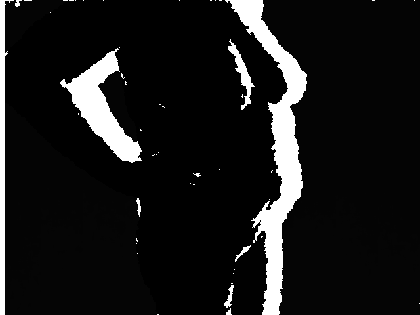
%> input picture Results/dright1.png, 420 x 315 px, shrunk from 640 x 480 before the run
$ octave OverAllTest.m   (GNU Octave 9; MATLAB toolbox functions it lacks are replaced by stand-ins)
%> lines starting %> are read from the running program, lines starting %| are printed output that depends on the picture; in (x1, y1, x2, y2) boxes, pixels count from 0 and x2, y2 are one past the last pixel; in counts of white or black regions, pixels touching at a corner belong together; the program's own positions count from 1
### getLatSeg.m
function [imOut1,imOut2] = getLatSeg(nome,plotOption,writeOut)
tic
%% Options
code=1;
%% Get Depth Image File
% [filename, pathname] = uigetfile({'*.jpg;*.png;*.gif;*.bmp', 'All Image Files (*.jpg, *.png, *.gif, *.bmp)'; ...
%                 '*.*',                   'All Files (*.*)'}, ...
%                 'Pick an image file',...
%                 'C:\Users\Ant髇io Pintor\Desktop\');
% ficheiro=strcat(pathname,filename);

pathname='C:\Users\Ant髇io Pintor\Documents\MATLAB\INESC\InescPic3d\Results\';
ficheiro=strcat(pathname,nome);
original= imread(ficheiro);
[M,N]=size(original);

if(strfind(nome,'left')>0)
    original = flip(original ,2);
    code=2;
end
if(plotOption==1)
    figure();
    imshow(original);
    title('Original Depth image');
end
%% Get 8bit version and segment from the background
img2=uint8(original./8);
imgnovo=im2bw(img2,graythresh(img2));
img4=uint8(times(double(img2),~imgnovo)+(imgnovo*255));

%% Get Regions of interest

%intensity values adjustment
minimo=min(img4(:));
img15=img4-minimo;
maximo=max(img15(:));
In= img15 == maximo;
img15(In)=NaN;
maximo=max(img15(:));
fator=255.0/maximo;
imgf=img15.*fator;

img3=nonUniform(img4,8,4);
[counts,r] = imhist(img3);
v=0;
regions=zeros(4,1);
for i=256:-1:1
    if(counts(i)~=0)
        if(v<5)
            regions(v+1)=i-1;
        end;
        v=v+1;
    end
end
% v;
    I=double(img4);
    [IDX, C] = kmeans(I(:),7);
    J=reshape(IDX,[M,N]);
    f=uint8(round(C(J(:,:))));

    figure(123);
    imshow(f);

nreg = input('How many regions you wish to keep? ');
close 123;
regs=round(sort(C));
img5=img4;
for i=1:M
    for j=N:-1:1

        a=f(i,j)==regs(1:nreg);

        if(find(a(:)>0))
            break;
        else
            img5(i,j)=255;
        end

    end
end


if(plotOption==1)
    figure();
    imshow(img2);
    title('8bit version of the Depth image');
    figure()
    imshow(img3);
    title('K-mean Clustering result after background removal');
    figure();
    stem(r,counts);
    title('Histogram of the K-mean Clustering result');
    figure();
    imshow(img4);
    title('Regions of interest');
    figure();
    imshow(img5);
    title('Half body of interest');
% [6 lines of commented-out code are left out]
    figure();
    imshow(imgf);
    title('8bit version of the Depth image with intensity values adjustment');
    figure();
    imgt=nonUniform(imgf,8,5);
    imshow(imgt);
    title('K-mean Clustering result');
    for i=1:M
        for j=1:N
            if(img4(i,j)==255)
                imgt(i,j)=255;
            end
        end
    end
    figure();
    imshow(imgt);
    title('Regions of interest with background removal');
%     [counts,r] = imhist(imgf);
%     stem(r,counts);
end

%% Get Canny Edges + Dilate
BW1 = edge(img4,'Canny',[0.0 0.05],'vertical');
BW2 = imdilate(BW1,strel('disk',3));
if(plotOption==1)
    figure()
    imshow(BW1);
    title('Canny Method for edge detection Results');
    figure()
    imshow(BW2);
    title('Dilation after Canny Method Results');
end;
img10=img4;


%% Analyze Left Side, get 2nd edge
cnt2=zeros(M,1);
for i=1:M
    for j=1:N
       if(BW2(i,j)==1)
           pos=j;
           break;
       end
    end
    for j=pos:N
       if(BW2(i,j)==0)
           pos=j;
           break;
       end
    end
    for j=pos:N
       if(BW2(i,j)==1)
           pos=j;
           break;
       end
    end
    for j=pos:N
       if(BW2(i,j)==0)
           pos=j;
           break;
       end
    end
    cnt2(i)=pos;
end

%% Erase Left Side
for i=1:M
    for j=1:cnt2(i)
        img10(i,j)=65535;
    end
end


%% Get region of insterest
img3=nonUniform(img10,8,7);
if(plotOption==1)
    figure();
    imshow(img10); %result
    title('Left side removed until 2nd edge detected');
    figure();
    imshow(img3);
    title('K-mean Clustering');
end;
[regiao] = getBestRegion(img3);
%Fix top values
for u=1:M
    cont=0;
    for v=1:N
        if(regiao(u,v)==255)
            cont=cont+1;
        end
    end
    if(cont<50)
        for v=1:N
            regiao(u,v)=0;
        end
    else
        break;
    end
end

% Segmentating the region of interest and put any other value invalid
img11=img10;
% [7 lines of commented-out code are left out]
img11(regiao(:,:)~=255)=255;
if(plotOption==1)
    figure();
    imshow(regiao);
    title('Best Region result binary image');
    figure();
    imshow(img11);
    title('Best Region result 8bit depth image');
end;


%% Get bottom right and left points of segmented region
% posX1=0;
% posY1=0;
flag=0;
for u=M:-1:1
    for v=1:N
        if(img11(u,v)~=255)
            posX1=u;
            posY1=v;
            flag=1;
            break;
        end
    end
    if(flag==1)
        break;
    end
end
posX2=0;
% posY2=0;
flag=0;
for i=M:-1:1
    for j=N:-1:1
        if(img11(i,j)~=255)
            posX2=i;
            posY2=j;
            flag=1;
            break;
        end
    end
    if(flag==1)
        break;
    end
end

%% Remove Bottom 15 lines with detected points
for u=posX2-15:posX2
    for v=1:N
        img11(u,v)=65535;
    end
end

%% Get final depth image to write and return region and half
imOut1=original;
imOut2=original;
if(plotOption==1)
    figure();
    imshow(img11);
    title('Best Region 8bit depth image after bottom lines removal');
    figure();
    imshow(img12);
    title('Best Half body Region 8bit depth image');
end;
for u=1:M
    for v=1:N
        if(img11(u,v)==255)
            imOut1(u,v)=65535;
        end
        if(img5(u,v)==255)
            imOut2(u,v)=65535;
        end
    end
end

%% Save to new depth png image file
if(code==1)
    ficheiro =strcat(pathname,'segRegionRight.png');
    ficheiro2=strcat(pathname,'segHalfRight.png'  );
else
    ficheiro =strcat(pathname,'segRegionLeft.png' );
    ficheiro2=strcat(pathname,'segHalfLeft.png'   );
    imOut1 = flip(imOut1 ,2);
    imOut2 = flip(imOut2 ,2);
    img11  = flip(img11  ,2);
    img5   = flip(img5   ,2);
end
if(writeOut==1)
    imwrite(imOut1,ficheiro);
    imwrite(imOut2,ficheiro2);
end
if(plotOption==1)
    figure();
    imshow(imOut1);
    figure();
    imshow(imOut2);
end;

imOut1=img11;
imOut2=img5;
toc
end

### nonUniform.m
function[imgOut]=nonUniform(I,n,p)


K=2^(n-p);

kClusters=zeros(K);
kClustersOld=kClusters;
[M,N]=size(I);
imgOut=uint8(zeros(M,N));

[counts,binLocations] = imhist(I);
% figure();
% stem(imhist(I));

maxI=(2^n)-1;

regianSpace=(maxI/K);

%Valores de klusters iniciais
for i=1:K
    kClusters(i)=floor(regianSpace*i);
end
tamanho=max(size(counts))-1;
clusters=zeros(tamanho,2);
clusters(1:tamanho,1)=counts(1:tamanho);

while 1<2

    kClustersOld=kClusters;
    %atribuir o k mais proximo de um ponto
    a=1;
    for i=1:tamanho
        minimo=254;
        for y=1:K
            mini=abs((i-1)-kClusters(y));
            if(mini<minimo)
                minimo=mini;
                a=y;
            end
        end
        clusters(i,2)=a;
    end

    l=1;
    %ver medias dos pontos para K e calcular o novo k
    for i=1:K
        soma=0;
        somaTotal=0;
        while l<tamanho
            if(clusters(l,2)==i)
                soma=clusters(l,1)*(l-1)+soma;
                somaTotal=somaTotal+clusters(l,1);
            else
                break;
            end
            l=l+1;
        end


        if(somaTotal==0 && i==1)
            kClusters(i)=0;
        else
            if(somaTotal==0 && i~=0)
                kClusters(i)=kClusters(i);
            else
                kClusters(i)=soma/somaTotal;
            end
        end
    end
    if((kClusters)==(kClustersOld))
        break;
    end
end;

%Quantizar a imagem de entrada com os valores dos klusters
for x=1:M
    for y=1:N
        imgOut(x,y)=round(kClusters(clusters(I(x,y)+1,2)));
    end
end

end

### getBestRegion.m
function [img4] = getBestRegion(img3)

    [counts,r] = imhist(img3);
%     figure(3);
%     stem(r,counts);

    %% get closest region
    a=1;
    for posi=1:256
        if(counts(posi)>0)
            a=posi-1;
            break;
        end
    end
    [M,N]=size(img3);
    img4=zeros(M,N);
    for u=1:M
        for v=1:N
            if(img3(u,v)==a)
                img4(u,v)=255;
            end
        end
    end
    %% label regions
    conn=4;
    [L, num] = bwlabel(img4, conn);
    %% get biggest area in img4
    area=zeros(num);
    for r=1:num
        area(r) = bwarea(L==r);
    end
    area=area(:,1);
    [maxi,I] = max(area);
    img4=zeros(M,N);
    for u=1:M
        for v=1:N
            if(L(u,v)==I)
                img4(u,v)=255;
            end
        end
    end
end

### OverAllTest.m
tic
clc;
clear;
close all;
% testMultiPos3;
% testseg2;
% system('teste1.exe 0 cfrontal1.PNG segment.PNG');
[img1,img2]=getLatSeg('dright1.png',0,1);
%> in getLatSeg, original is the input picture: size 315x420 uint16; min 538, max 65535, mean 7249.2
%> in getLatSeg, `imgnovo=im2bw(img2,graythresh(img2));`: imgnovo: size 315x420 logical; 58.7% white; 1 black region, box (x1, y1, x2, y2) and area: (5, 0, 288, 315) 54574
%> in getLatSeg, `minimo=min(img4(:));`: minimo = 67
%> in getLatSeg, `maximo=max(img15(:));`: maximo = 188
%> in getLatSeg, `maximo=max(img15(:));`: maximo = 43
%> in getLatSeg, `fator=255.0/maximo;`: fator = 6
%> in nonUniform, `[counts,binLocations] = imhist(I);`: counts = 256 values, max 77726 at index 256, min 0 at index 1, mean 516.8; binLocations = 256 values from 0 to 255
%> after the loop in nonUniform, `while 1<2`: clusters = 255 rows, first 12: [0 1; 0 1; 0 1; 0 1; 0 1; 0 1; 0 1; 0 1; 0 1; 0 1; 0 1; 0 1]
%> in getLatSeg, `[counts,r] = imhist(img3);`: r = 256 values from 0 to 255
%> after the loop in getLatSeg, `for i=256:-1:1`: regions = [255; 105; 89; 81; 72]; v = 5
%> in getLatSeg, `[IDX, C] = kmeans(I(:),7);`: C = [255; 77.84; 86.83; 92.66; 70.77; 105.1; 82.49]
%> in getLatSeg, `J=reshape(IDX,[M,N]);`: J: size 315x420 double; 7 distinct labels, from 1 to 7
%> in getLatSeg, `f=uint8(round(C(J(:,:))));`:
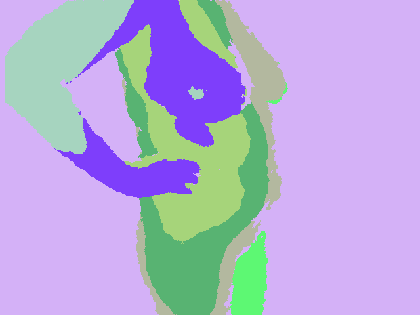
%> f: size 315x420 uint8; 7 distinct labels, from 71 to 255; one colour per label, 0 black
%> the answer given: 3
%> in getLatSeg, `regs=round(sort(C));`: regs = [71; 78; 82; 87; 93; 105; 255]
%> after the loop in getLatSeg, `for i=1:M`:
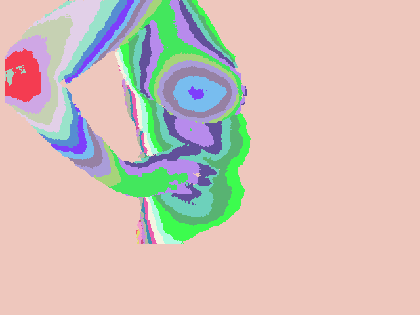
%> img5: size 315x420 uint8; 29 distinct labels, from 67 to 255; one colour per label, 0 black
%> in getLatSeg, `BW1 = edge(img4,'Canny',[0.0 0.05],'vertical');`: BW1: size 315x420 logical; 1.5% white in thin lines or dots, all inside (x1, y1, x2, y2) = (5, 1, 288, 314)
%> in getLatSeg, `BW2 = imdilate(BW1,strel('disk',3));`: BW2: size 315x420 logical; 6.8% white; 11 white regions, largest, box (x1, y1, x2, y2) and area: (207, 0, 290, 315) 3156, (3, 0, 198, 315) 2720, (58, 45, 145, 165) 1831
%> after the loop in getLatSeg, `for i=1:M`: cnt2 = 315 values, max 285 at index 180, min 67 at index 78, mean 184.9; pos = 235
%> call 2 of nonUniform, with n = 8, p = 7
%> in nonUniform (call 2), `[counts,binLocations] = imhist(I);`: counts = 256 values, max 110086 at index 256, min 0 at index 1, mean 516.8
%> the loop in nonUniform (call 2), `while 1<2` made 2 passes
%> kClustersOld on pass 2: [84.73 0; 255 0]
%> after the loop in nonUniform (call 2), `while 1<2`: kClusters = [84.73 0; 255 0]
%> after the loop in nonUniform (call 2), `for x=1:M`:
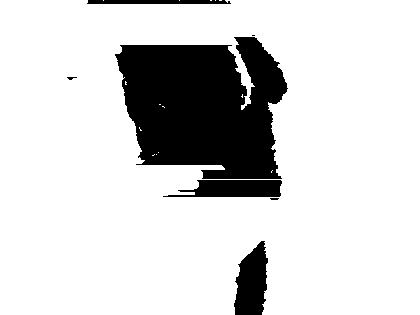
%> imgOut: size 315x420 uint8; values 85 (black) and 255 (white), 83.2% white; 7 black regions (3 under 20 px), largest, box (x1, y1, x2, y2) and area: (115, 37, 288, 179) 18297, (234, 241, 268, 315) 1807, (163, 180, 282, 197) 1519, (87, 0, 231, 4) 554
%> in getBestRegion, `[counts,r] = imhist(img3);`: r = 256 values from 0 to 255
%> after the loop in getBestRegion, `for posi=1:256`: a = 85
%> in getBestRegion, `[L, num] = bwlabel(img4, conn);`: L: size 315x420 double; 8 distinct labels, from 0 to 7
%> in getBestRegion, `[L, num] = bwlabel(img4, conn);`: num = 7
%> the loop in getBestRegion, `for r=1:num` made 7 passes
%> after the loop in getBestRegion, `for r=1:num`: area = [18.5 0 0 0 0 0 0; 556 0 0 0 0 0 0; 18329.2 0 0 0 0 0 0; 1520.9 0 0 0 0 0 0; 1814.9 0 0 0 0 0 0; 3 0 0 0 0 0 0; 16.25 0 0 0 0 0 0]
%> in getBestRegion, `area=area(:,1);`: area = [18.5; 556; 18329.2; 1520.9; 1814.9; 3; 16.25]
%> in getBestRegion, `[maxi,I] = max(area);`: maxi = 18329.2; I = 3
%> after the loop in getBestRegion, `for u=1:M`: img4: size 315x420 double; 13.8% white; 1 white region, box (x1, y1, x2, y2) and area: (115, 37, 288, 179) 18297
%> after the loop in getLatSeg, `for u=1:M`: regiao: size 315x420 double; 13.7% white; 1 white region, box (x1, y1, x2, y2) and area: (115, 45, 288, 179) 18120
%> in getLatSeg, `img11(regiao(:,:)~=255)=255;`: img11: size 315x420 uint8; min 74, max 255, mean 231.4
%> after the loop in getLatSeg, `for u=M:-1:1`: flag = 1; posX1 = 179; posY1 = 203
%> after the loop in getLatSeg, `for i=M:-1:1`: posX2 = 179; posY2 = 282
%> the loop in getLatSeg, `for u=posX2-15:posX2` made 16 passes
%> after the loop in getLatSeg, `for u=posX2-15:posX2`: img11: size 315x420 uint8; min 74, max 255, mean 233
figure();
imshow(img1);
figure();
imshow(img2);
[img1,img2]=getLatSeg('dleft2.png',0,1);
%> call 2 of getLatSeg, with nome = 'dleft2.png', plotOption = 0, writeOut = 1
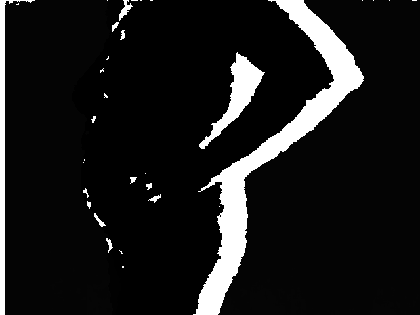
%> input picture Results/dleft2.png, 420 x 315 px, shrunk from 640 x 480 before the run
%> in getLatSeg, original is the input picture: size 315x420 uint16; min 583, max 65535, mean 7496.9
%> in getLatSeg (call 2), `imgnovo=im2bw(img2,graythresh(img2));`: imgnovo: size 315x420 logical; 62.9% white; 1 black region, box (x1, y1, x2, y2) and area: (86, 0, 348, 315) 49114
%> in getLatSeg (call 2), `minimo=min(img4(:));`: minimo = 73
%> in getLatSeg (call 2), `maximo=max(img15(:));`: maximo = 182
%> in getLatSeg (call 2), `maximo=max(img15(:));`: maximo = 43
%> in getLatSeg (call 2), `[counts,r] = imhist(img3);`: counts = 256 values, max 83186 at index 256, min 0 at index 1, mean 516.8
%> after the loop in getLatSeg (call 2), `for i=256:-1:1`: regions = [255; 107; 94; 84; 77]
%> in getLatSeg (call 2), `[IDX, C] = kmeans(I(:),7);`: C = [85.92; 255; 74.65; 81.78; 95.7; 107.2; 77.97]
%> in getLatSeg (call 2), `J=reshape(IDX,[M,N]);`: J: size 315x420 double; 7 distinct labels, from 1 to 7
%> in getLatSeg (call 2), `f=uint8(round(C(J(:,:))));`:
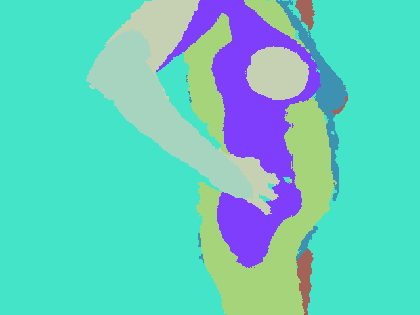
%> f: size 315x420 uint8; 7 distinct labels, from 75 to 255; one colour per label, 0 black
%> the answer given: 3
%> in getLatSeg (call 2), `regs=round(sort(C));`: regs = [75; 78; 82; 86; 96; 107; 255]
%> after the loop in getLatSeg (call 2), `for i=1:M`:
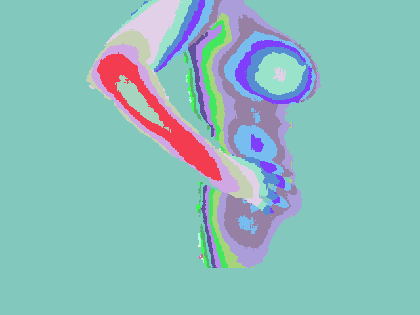
%> img5: size 315x420 uint8; 22 distinct labels, from 73 to 255; one colour per label, 0 black
%> in getLatSeg (call 2), `BW1 = edge(img4,'Canny',[0.0 0.05],'vertical');`: BW1: size 315x420 logical; 1.3% white in thin lines or dots, all inside (x1, y1, x2, y2) = (86, 1, 348, 314)
%> in getLatSeg (call 2), `BW2 = imdilate(BW1,strel('disk',3));`: BW2: size 315x420 logical; 5.9% white; 8 white regions, largest, box (x1, y1, x2, y2) and area: (275, 0, 350, 315) 3482, (84, 0, 229, 315) 2535, (154, 51, 223, 151) 1375
%> after the loop in getLatSeg (call 2), `for i=1:M`: cnt2 = 315 values, max 342 at index 165, min 161 at index 74, mean 265.9; pos = 311
%> after the loop in nonUniform (call 4), `for x=1:M`: imgOut: size 315x420 uint8; values 85 (black) and 255 (white), 86.8% white; 9 black regions (3 under 20 px), largest, box (x1, y1, x2, y2) and area: (184, 30, 348, 151) 14126, (221, 169, 339, 204) 2569, (300, 247, 314, 304) 427, (296, 0, 315, 24) 256, (213, 179, 284, 180) 71, (272, 0, 293, 4) 68
%> in getBestRegion (call 2), `[L, num] = bwlabel(img4, conn);`: L: size 315x420 double; 10 distinct labels, from 0 to 9
%> the loop in getBestRegion (call 2), `for r=1:num` made 9 passes
%> after the loop in getBestRegion (call 2), `for u=1:M`: img4: size 315x420 double; 10.7% white; 1 white region, box (x1, y1, x2, y2) and area: (184, 30, 348, 151) 14126
%> after the loop in getLatSeg (call 2), `for u=1:M`: regiao: size 315x420 double; 10.6% white; 1 white region, box (x1, y1, x2, y2) and area: (184, 51, 348, 151) 13975
%> in getLatSeg (call 2), `img11(regiao(:,:)~=255)=255;`: img11: size 315x420 uint8; min 77, max 255, mean 237
%> after the loop in getLatSeg (call 2), `for u=M:-1:1`: posX1 = 151; posY1 = 223
%> after the loop in getLatSeg (call 2), `for i=M:-1:1`: posX2 = 151; posY2 = 335
%> the loop in getLatSeg (call 2), `for u=posX2-15:posX2` made 16 passes
%> after the loop in getLatSeg (call 2), `for u=posX2-15:posX2`: img11: size 315x420 uint8; min 77, max 255, mean 239.4
%> after the loop in getLatSeg (call 2), `for u=1:M`:
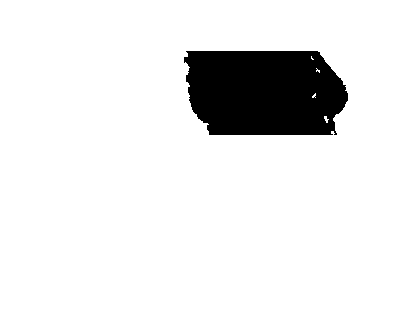
%> imOut1: size 315x420 uint16; min 618, max 65535, mean 59610.1; drawn with min black and max white
figure();
imshow(img1);
figure();
imshow(img2);
toc
